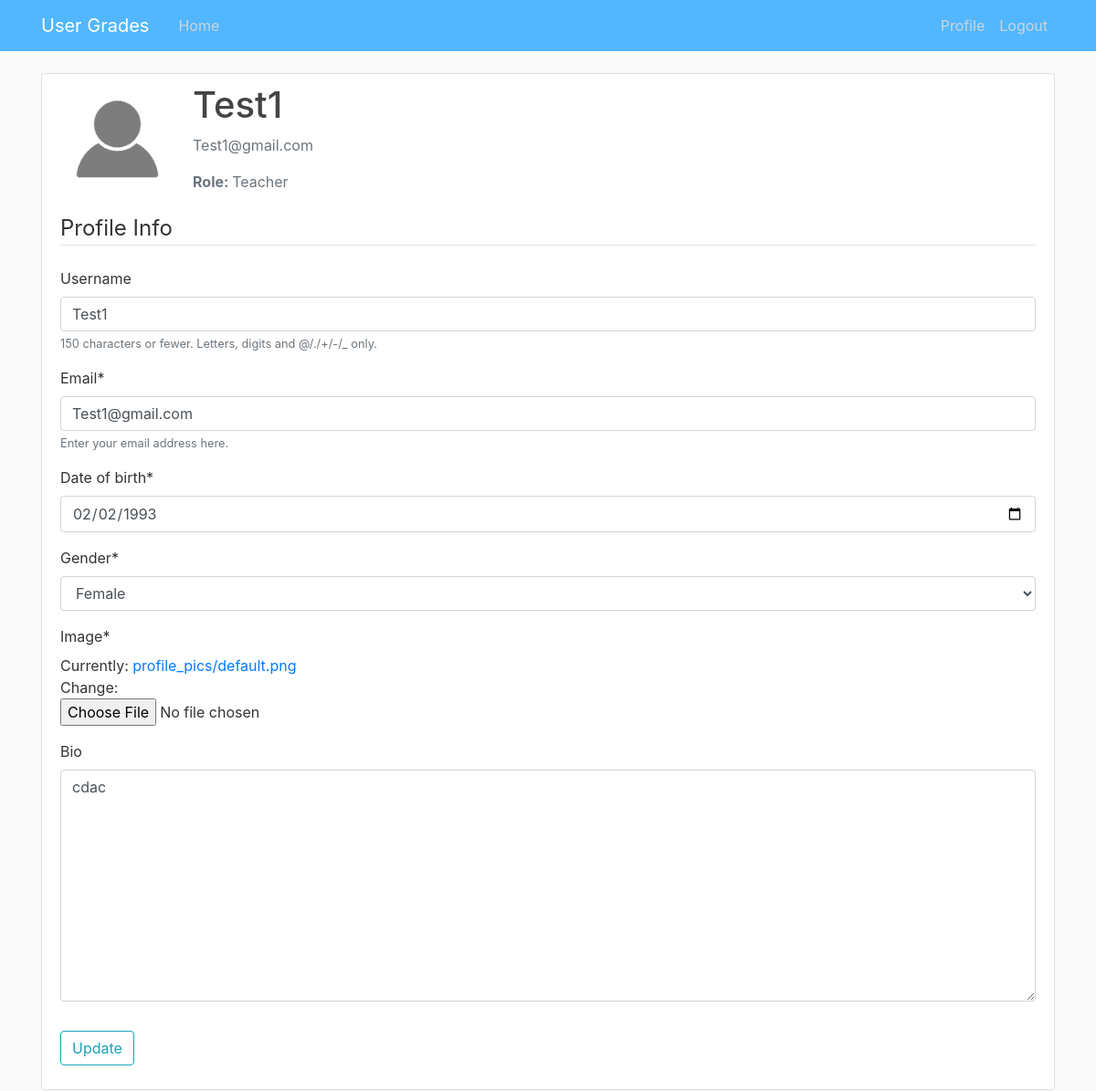
The page /accounts/profile/ (signed in) on the database its author committed.
### users/models.py (models this page shows, shortened)
class User(AbstractUser):
    GENDER_CHOICES = (
        ("F", "Female"),
        ("M", "Male"),
        ("O", "Other"),
    )
    username = models.CharField(
        _("username"),
        max_length=150,
        unique=False,
        help_text=_(
            "150 characters or fewer. Letters, digits and @/./+/-/_ only."
        ),
        null=True,
        blank=True
    )
    email = models.EmailField(
        _("email"),
        max_length=255,
        unique=True,
        null=False,
        help_text=_(
            "Enter your email address here."
        ),
        error_messages={
            "unique": _("A user with that email already exists."),
        },
    )
    date_of_birth = models.DateTimeField(_("date_of_birth"), auto_now=False, auto_now_add=False, null=True, blank=True)
    gender = models.CharField(_("gender"), max_length=50, choices=GENDER_CHOICES)
    image = models.ImageField(default='profile_pics/default.png', upload_to='profile_pics/', null=True)
    bio = models.TextField(blank=True)
    role = models.ForeignKey(Role, verbose_name=_("role"), on_delete=models.CASCADE, related_name="users", null=True)
    EMAIL_FIELD = "email"
    USERNAME_FIELD = "email"
    REQUIRED_FIELDS = ["username"]

class Role(models.Model):
  TEACHER = 1
  STUDENT = 2
  ROLE_CHOICES = (
    (TEACHER, 'Teacher'),
    (STUDENT, 'Student'),
  )
  id = models.PositiveSmallIntegerField(choices=ROLE_CHOICES, primary_key=True)

### users/views.py (the view, shortened to what this page needs)
# urls.py: path('profile/', views.ProfileView.as_view(), name='ProfileView'),
class ProfileView(LoginRequiredMixin, View):
    def get(self, request):
        form = UserUpdateForm(instance=request.user)
        context = {
            'form': form,
        }
        return render(request, 'users/profile.html', context) #renders the profile page

### users/forms.py
class UserUpdateForm(forms.ModelForm):
    date_of_birth = forms.DateField(widget=forms.DateInput(attrs={'type': 'date'}))
    class Meta:
        model = User
        fields = ['username', 'email', 'date_of_birth', 'gender', 'image', 'bio']

### templates/users/profile.html (shortened to what this page needs)
{% extends "base.html" %}
{% load crispy_forms_tags %}
{% block content %}
    <div class="content-section">
      <div class="media">
        <img class="rounded-circle account-img" src="{{ user.image.url }}">
        <div class="media-body">
          <h2 class="account-heading">{{ user.username }}</h2>
          <p class="text-secondary">{{ user.email }}</p>
          <p class="text-secondary">
            <strong>Role: </strong>
            {{ user.role.get_id_display }}
          </p>
        </div>
      </div>
      <form method="POST" enctype="multipart/form-data">
          <fieldset class="form-group">
              <legend class="border-bottom mb-4">Profile Info</legend>
              {{ form|crispy }}
          </fieldset>
          <div class="form-group">
              <button class="btn btn-outline-info" type="submit">Update</button>
          </div>
      </form>
    </div>
{% endblock content %}

### static/style.css (style rules this page uses)
body { background: #fafafa; color: #333333; margin-top: 5rem; }
h1, h2, h3, h4, h5, h6 { color: #444444; }
.content-section { background: #ffffff; padding: 10px 20px; border: 1px solid #dddddd; border-radius: 3px; margin-bottom: 20px; }
.account-img { height: 125px; width: 125px; margin-right: 20px; margin-bottom: 16px; }
.account-heading { font-size: 2.5rem; }

### rows shown on the page
User: image (placeholder picture), username "Test1", email "Test1@gmail.com", role.id "Teacher", date_of_birth "02/02/1993", gender "Female", bio "cdac"
